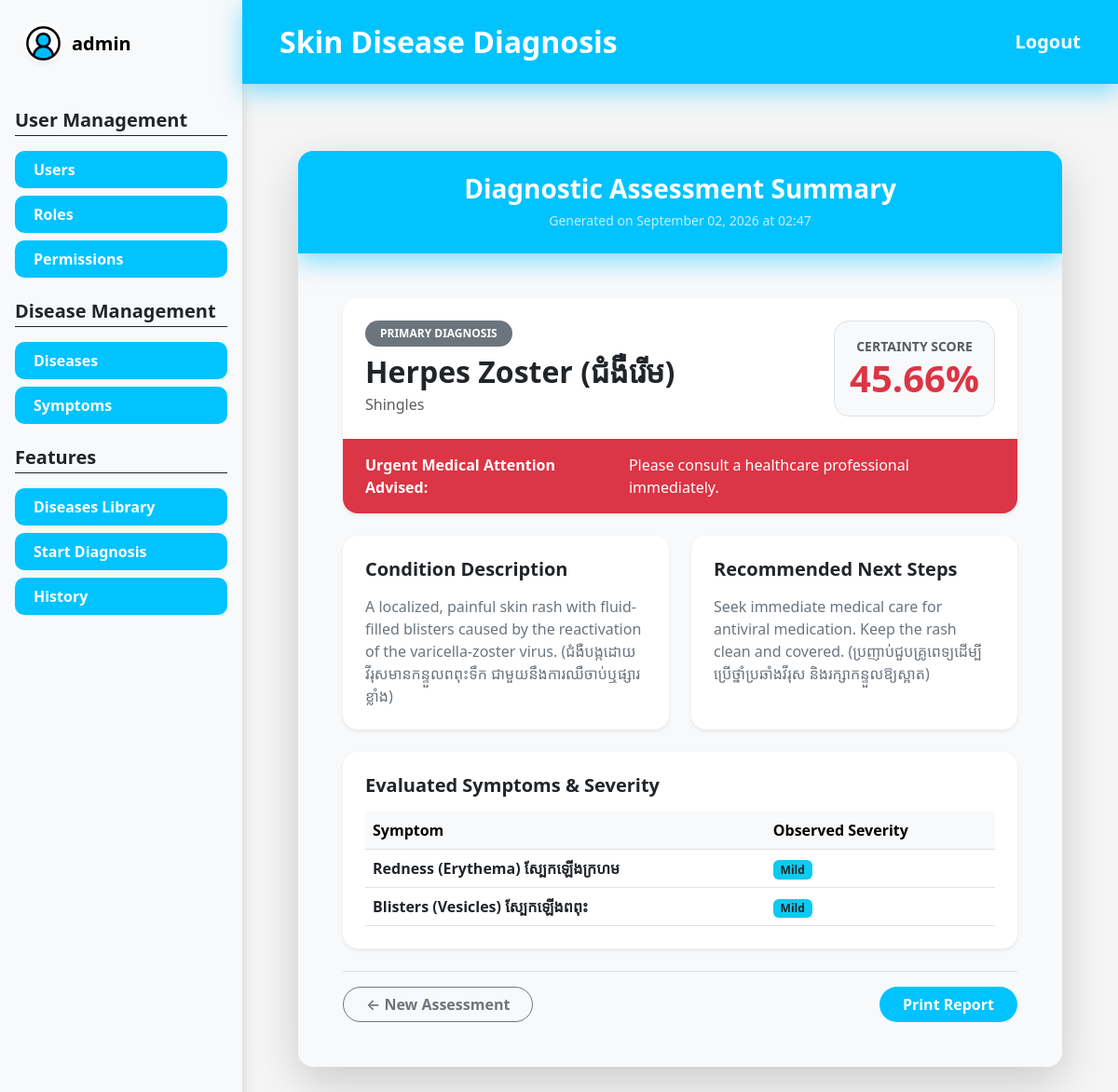
Screenshot of /diagnoses/result/10 (signed in) with the database file from the repository.
### app/models/user.py (models this page shows, shortened)
class User(UserMixin, db.Model):
    __tablename__ = "users"
    id = db.Column(db.Integer, primary_key=True)
    username = db.Column(db.String(80), unique=True, nullable=False)
    email = db.Column(db.String(120), unique=True, nullable=False)
    full_name = db.Column(db.String(120), nullable=False)
    phone_number = db.Column(db.String(15), unique=True, nullable=False)
    is_active = db.Column(db.Boolean, default=True, nullable=False)
    password_hash = db.Column(db.String(255), nullable=False)
    picture = db.Column(db.String(255))
    created_at = db.Column(db.DateTime, default=datetime.utcnow, nullable=False)
    updated_at = db.Column(db.DateTime, default=datetime.utcnow, onupdate=datetime.utcnow, nullable=False)
    roles = db.relationship("Role", secondary=user_roles, back_populates="users")
    diagnoses = db.relationship("Diagnose", secondary=user_diagnoses, back_populates="users")
    def has_role(self, role_name: str) -> bool:
        return any(role.name == role_name for role in self.roles)
    @property
    def is_admin(self) -> bool:
        return self.has_role("Admin")

### app/models/diagnose.py (models this page shows, shortened)
class Diagnose(db.Model):
    __tablename__ = "diagnoses"
    id = db.Column(db.Integer, primary_key=True)
    user_id = db.Column(db.Integer, db.ForeignKey("users.id"), nullable=False)
    certainty = db.Column(db.Numeric(5, 2))
    diagnosed_at = db.Column(db.DateTime, default=datetime.utcnow, nullable=False)
    rules = db.relationship("Rule", secondary=diagnose_rules, back_populates="diagnoses")
    diagnose_facts = db.relationship("DiagnoseFact", back_populates="diagnose", cascade="all, delete-orphan")
    users = db.relationship("User", back_populates="diagnoses")

### app/models/rule.py (models this page shows, shortened)
class Rule(db.Model):
    __tablename__ = "rules"
    id = db.Column(db.Integer, primary_key=True)
    disease = db.Column(db.String(80), unique=True, nullable=False)
    name = db.Column(db.String(120))
    urgency = db.Column(db.Boolean, default=False, nullable=False)
    advice = db.Column(db.String(255))
    picture = db.Column(db.String(255))
    description = db.Column(db.String(255))
    is_active = db.Column(db.Boolean, default=True, nullable=False)
    created_at = db.Column(db.DateTime, default=datetime.utcnow, nullable=False)
    updated_at = db.Column(
        db.DateTime,
        default=datetime.utcnow,
        onupdate=datetime.utcnow,
        nullable=False
    )
    rule_facts = db.relationship("RuleFact", back_populates="rule", cascade="all, delete-orphan")
    diagnoses = db.relationship("Diagnose", secondary=rule_diagnoses, back_populates="rules")

### app/models/associations.py (models this page shows)
class DiagnoseFact(db.Model):
    __tablename__ = "diagnose_facts"
    diagnose_id = db.Column(db.Integer, db.ForeignKey("diagnoses.id"), primary_key=True)
    fact_id = db.Column(db.Integer, db.ForeignKey("facts.id"), primary_key=True)
    severity = db.Column(db.Numeric(3, 2), default=0.60, nullable=False)
    diagnose = db.relationship("Diagnose", back_populates="diagnose_facts")
    fact = db.relationship("Fact", back_populates="diagnose_facts")

### app/models/fact.py (models this page shows, shortened)
class Fact(db.Model):
    __tablename__ = "facts"
    id = db.Column(db.Integer, primary_key=True)
    symptom = db.Column(db.String(80), unique=True, nullable=False)
    description = db.Column(db.String(255))
    created_at = db.Column(db.DateTime, default=datetime.utcnow, nullable=False)
    updated_at = db.Column(
        db.DateTime,
        default=datetime.utcnow,
        onupdate=datetime.utcnow,
        nullable=False
    )
    rule_facts = db.relationship("RuleFact", back_populates="fact", cascade="all, delete-orphan")
    diagnose_facts = db.relationship("DiagnoseFact", back_populates="fact", cascade="all, delete-orphan")

### app/routes/diagnose_routes.py (the view)
@diagnose_bp.route("/result/<int:diagnose_id>")
@login_required
def diagnose_result(diagnose_id: int):
    diagnose = DiagnoseService.get_diagnose_by_id(diagnose_id)
    if not diagnose:
        flash("Diagnosis record not found.", "danger")
        return redirect(url_for("diagnoses.diagnose"))
    return render_template("diagnoses/_result.html", diagnose=diagnose)

### app/services/diagnose_service.py (called while the page is built)
    @staticmethod
    def get_diagnose_by_id(diagnose_id: int) -> Diagnose:
        return Diagnose.query.get(diagnose_id)

### app/templates/diagnoses/_result.html (shortened to what this page needs)
{% extends "layouts/base.html" %}
{% block content %}
<div class="container d-flex justify-content-center my-4">
    <div class="card border-0 shadow-lg rounded-4 overflow-hidden" style="max-width: 900px; width: 100%; background-color: #f8f9fa;">
        <div class="bg-custom-blue py-4 text-center header-glow">
            <h3 class="text-white fw-bold mb-1">Diagnostic Assessment Summary</h3>
            <small class="text-white text-opacity-75">Generated on {{ diagnose.diagnosed_at.strftime('%B %d, %Y at %H:%M') }}</small>
        </div>
        <div class="card-body p-5">
            {% if diagnose.rules %}
                {% set top_rule = diagnose.rules[0] %}
                <div class="card border-0 shadow-sm rounded-4 mb-4 overflow-hidden">
                    <div class="p-4 bg-white d-flex flex-column flex-md-row justify-content-between align-items-center gap-3">
                        <div>
                            <span class="badge bg-secondary text-uppercase px-3 py-2 rounded-pill mb-2">Primary Diagnosis</span>
                            <h2 class="fw-bold text-dark mb-1">{{ top_rule.disease }}</h2>
                            {% if top_rule.name %}
                                <p class="text-muted mb-0">{{ top_rule.name }}</p>
                            {% endif %}
                        </div>
                        <div class="text-center bg-light rounded-4 p-3 border" style="min-width: 160px;">
                            <div class="text-muted small fw-bold text-uppercase">Certainty Score</div>
                            <div class="display-6 fw-bold {% if diagnose.certainty >= 80 %}text-success{% elif diagnose.certainty >= 50 %}text-warning{% else %}text-danger{% endif %}">
                                {{ diagnose.certainty }}%
                            </div>
                        </div>
                    </div>
                    {% if top_rule.urgency %}
                        <div class="bg-danger text-white p-3 d-flex align-items-center gap-2">
                            <span class="fw-bold">Urgent Medical Attention Advised:</span> Please consult a healthcare professional immediately.
                        </div>
                    {% endif %}
                </div>
                <div class="row g-4 mb-4">
                    {% if top_rule.description %}
                        <div class="col-md-6">
                            <div class="card h-100 border-0 shadow-sm rounded-4 p-4 bg-white">
                                <h5 class="fw-bold text-dark mb-3">Condition Description</h5>
                                <p class="text-secondary mb-0">{{ top_rule.description }}</p>
                            </div>
                        </div>
                    {% endif %}
                    {% if top_rule.advice %}
                        <div class="col-md-6">
                            <div class="card h-100 border-0 shadow-sm rounded-4 p-4 bg-white">
                                <h5 class="fw-bold text-dark mb-3">Recommended Next Steps</h5>
                                <p class="text-secondary mb-0">{{ top_rule.advice }}</p>
                            </div>
                        </div>
                    {% endif %}
                </div>
                <div class="card border-0 shadow-sm rounded-4 p-4 bg-white mb-4">
                    <h5 class="fw-bold text-dark mb-3">Evaluated Symptoms & Severity</h5>
                    <div class="table-responsive">
                        <table class="table table-hover align-middle mb-0">
                            <thead class="table-light">
                                <tr>
                                    <th>Symptom</th>
                                    <th>Observed Severity</th>
                                </tr>
                            </thead>
                            <tbody>
                                {% for df in diagnose.diagnose_facts %}
                                    <tr>
                                        <td class="fw-semibold text-dark">{{ df.fact.symptom }}</td>
                                        <td>
                                            {% if df.severity >= 0.8 %}
                                                <span class="badge bg-danger">Severe</span>
                                            {% elif df.severity >= 0.5 %}
                                                <span class="badge bg-warning text-dark">Moderate</span>
                                            {% else %}
                                                <span class="badge bg-info text-dark">Mild</span>
                                            {% endif %}
                                        </td>
                                    </tr>
                                {% endfor %}
                            </tbody>
                        </table>
                    </div>
                </div>
            {% else %}
                <div class="alert alert-warning text-center rounded-4 p-4">
                    <h5>No Specific Condition Identified</h5>
                    <p class="mb-0">The reported symptoms did not trigger a specific rule threshold. Please re-evaluate or consult a doctor.</p>
                </div>
            {% endif %}
            <div class="d-flex justify-content-between align-items-center pt-3 border-top">
                <a href="{{ url_for('diagnoses.diagnose') }}" class="btn btn-outline-secondary rounded-pill px-4 fw-semibold">
                    ← New Assessment
                </a>
                <button onclick="window.print()" class="btn bg-custom-blue text-white rounded-pill px-4 fw-bold">
                    Print Report
                </button>
            </div>
        </div>
    </div>
</div>
{% endblock %}

### app/templates/layouts/base.html (shortened to what this page needs)
<!DOCTYPE html>
<html lang="en">
<head>
    <link href="https://cdn.jsdelivr.net/npm/bootstrap@5.3.0/dist/css/bootstrap.min.css" rel="stylesheet" />
    <link rel="stylesheet" href="{{ url_for('static', filename='css/style.css') }}" />
</head>
<body>
    <div class="d-flex min-vh-100">
        <aside class="sidebar d-none d-md-flex flex-column bg-light shadow">
            <div class="sidebar-user-header p-4 d-flex align-items-center mb-4">
                <div class="user-avatar-small me-2">
                    <img src="{% if current_user.is_authenticated and current_user.picture %}
                            {{ url_for('static', filename='uploads/' ~ current_user.picture) }}
                        {% else %}{{ url_for('static', filename='images/8358770.png') }}
                        {% endif %}"
                    class="rounded-circle w-100 h-100 shadow-sm"
                    style="object-fit: cover;">
                </div>
                <span class="text-black fw-bold fs-5">{{ current_user.username if current_user.is_authenticated else "User" }}</span>
            </div>
            {% if current_user.is_authenticated %}
                {% if current_user.roles %}
                    {% set role_list = current_user.roles | map(attribute='name') | map('lower') | list %}
                {% elif current_user.role %}
                    {% set role_list = [current_user.role.name | lower] if current_user.role.name is defined else [current_user.role | lower] %}
                {% else %}
                    {% set role_list = [] %}
                {% endif %}
                {% set is_admin_user = (current_user.is_admin is defined and current_user.is_admin) or ('admin' in role_list) %}
                {% set is_dermatologist_user = 'dermatologist' in role_list %}
                {% if is_admin_user %}
                    <div class="px-3 mb-4">
                        <h5 class="fw-bold text-dark border-bottom border-dark pb-1 mb-3">User Management</h5>
                        <nav class="nav flex-column gap-2">
                            <a href="{{ url_for('users.index') }}" class="sidebar-link {% if request.blueprint == 'users' %}active{% endif %}">Users</a>
                            <a href="{{ url_for('roles.index') }}" class="sidebar-link {% if request.blueprint == 'roles' %}active{% endif %}">Roles</a>
                            <a href="{{ url_for('permissions.index') }}" class="sidebar-link {% if request.blueprint == 'permissions' %}active{% endif %}">Permissions</a>
                        </nav>
                    </div>
                {% endif %}
                {% if is_admin_user or is_dermatologist_user %}
                    <div class="px-3 mb-4">
                        <h5 class="fw-bold text-dark border-bottom border-dark pb-1 mb-3">Disease Management</h5>
                        <nav class="nav flex-column gap-2">
                            <a href="{{ url_for('rules.index') }}" class="sidebar-link {% if request.blueprint == 'rules' %}active{% endif %}">Diseases</a>
                            <a href="{{ url_for('facts.index') }}" class="sidebar-link {% if request.blueprint == 'facts' %}active{% endif %}">Symptoms</a>
                        </nav>
                    </div>
                {% endif %}
                <div class="px-3 mb-4">
                    <h5 class="fw-bold text-dark border-bottom border-dark pb-1 mb-3">Features</h5>
                    <nav class="nav flex-column gap-2">
                        <a href="{{ url_for('diagnoses.dashboard') }}" class="sidebar-link {% if request.endpoint == 'diagnoses.dashboard' %}active{% endif %}">Diseases Library</a>
                        <a href="{{ url_for('diagnoses.diagnose') }}" class="sidebar-link {% if request.endpoint == 'diagnoses.diagnose' %}active{% endif %}">Start Diagnosis</a>
                        <a href="{{ url_for('diagnoses.diagnose_history') }}" class="sidebar-link {% if request.endpoint == 'diagnoses.diagnose_history' %}active{% endif %}">History</a>
                    </nav>
                </div>
            {% endif %}
        </aside>
        <div class="flex-grow-1 bg-custom-gray-light">
            <nav class="navbar navbar-expand-lg navbar-dark bg-custom-blue header-glow p-3">
                <div class="container-fluid px-4">
                    <a class="navbar-brand fw-bold fs-2" href="#">Skin Disease Diagnosis</a>
                    <div class="ms-auto">
                        {% if current_user.is_authenticated %}
                            <a href="{{ url_for('auth.logout') }}" class="text-white fw-bold text-decoration-none fs-5">Logout</a>
                        {% else %}
                            <a href="{{ url_for('auth.login') }}" class="text-white fw-bold text-decoration-none fs-5">Login</a>
                        {% endif %}
                    </div>
                </div>
            </nav>
            <main class="p-5">
                {% block content %}{% endblock %}
            </main>
        </div>
    </div>
</body>
</html>

### app/static/css/style.css (style rules this page uses)
body { background-color: #f5f5f5; }
.table td, .table th { vertical-align: middle; }
.bg-custom-blue { background-color: #00c3ff !important; }
.sidebar { width: 260px; min-width: 260px; background-color: #f8f9fa; }
.header-glow { box-shadow: 0px 8px 20px rgba(0, 195, 255, 0.4); position: relative; z-index: 10; }
.sidebar-link { display: block; width: 100%; padding: 8px 20px; background-color: #00c3ff; color: white !important; text-decoration: none; font-weight: bold; border-radius: 10px; transition: all 0.2s ease-in-out; border: none; text-align: left; }
.user-avatar-small { width: 45px; height: 45px; background: white; border-radius: 50%; padding: 2px; }
.header-glow { box-shadow: 0px 8px 20px rgba(0, 195, 255, 0.5); z-index: 1; position: relative; }
.bg-custom-blue { background-color: #00c3ff; }
.header-glow { box-shadow: 0px 8px 25px rgba(0, 195, 255, 0.5); z-index: 1; position: relative; }

### rows the page displays
User: is_active+username "admin"
Diagnose: diagnosed_at "September 02, 2026 at 02:47", certainty "45.66"
Rule: disease "Herpes Zoster (ជំងឺរើម)", name "Shingles", description "A localized, painful skin rash with fluid-filled blisters caused by the reactivation of the varicella-zoster virus. (ជំងឺបង្កដោយវីរុសមានកន្ទួលពពុះទឹក ជាមួយនឹងការឈឺចាប់ឬផ្សារខ្លាំង)", advice "Seek immediate medical care for antiviral medication. Keep the rash clean and covered. (ប្រញាប់ជួបគ្រូពេទ្យដើម្បីប្រើថ្នាំប្រឆាំងវីរុស និងរក្សាកន្ទួលឱ្យស្អាត)"
DiagnoseFact: fact.symptom "Redness (Erythema) ស្បែកឡើងក្រហម", severity "Mild"
DiagnoseFact: fact.symptom "Blisters (Vesicles) ស្បែកឡើងពពុះ", severity "Mild"
